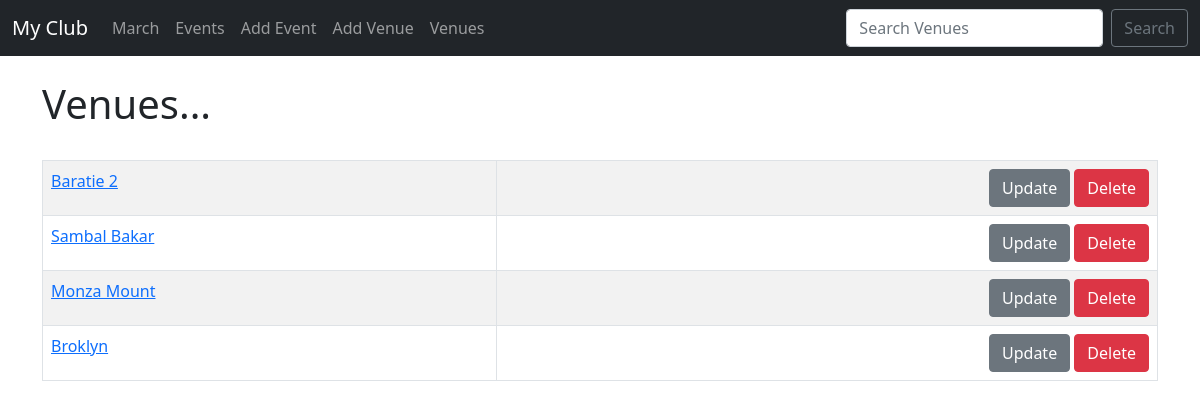
Screenshot of /list_venues with the database file from the repository.
### events/models.py (models this page shows)
class Venue(models.Model):
    name = models.CharField('Venue Name', max_length=120)
    address = models.CharField(max_length=300)
    zip_code = models.CharField('Zip Code', max_length=12)
    phone = models.CharField('Contact Phone', max_length=20, blank=True)
    web = models.URLField('Website Address', blank=True)
    email_address = models.EmailField('Email Address', blank=True)
    def __str__(self):
        return self.name

### events/views.py (the view)
# urls.py: path('list_venues', views.list_venues, name='list-venues'),
def list_venues(request):
    venue_list = Venue.objects.all()
    return render(request, 'events/venue_list.html',
                    {'venue_list': venue_list})

### templates/events/venue_list.html
{% extends 'events/base.html' %}
{% block content %}
<h1>Venues...</h1>
<br>
<table class="table table-hover table-striped table-bordered">
    {% for venue in venue_list %}
    <tr>
        <td>
            <a href="{% url 'show-venue' venue.id %}">{{venue}}</a>
            <br>
        </td>
        <td align="right">
            <a href="{% url 'update-venue' venue.id %}" > <button class="btn btn-secondary">Update</button></a>
            <a href="{% url 'delete-venue' venue.id %}" > <button class="btn btn-danger">Delete</button></a>
        </td>
    </tr>
    {% endfor %}
</table>
{% endblock %}

### rows the page displays
Venue: name "Baratie 2"
Venue: name "Sambal Bakar"
Venue: name "Monza Mount"
Venue: name "Broklyn"
